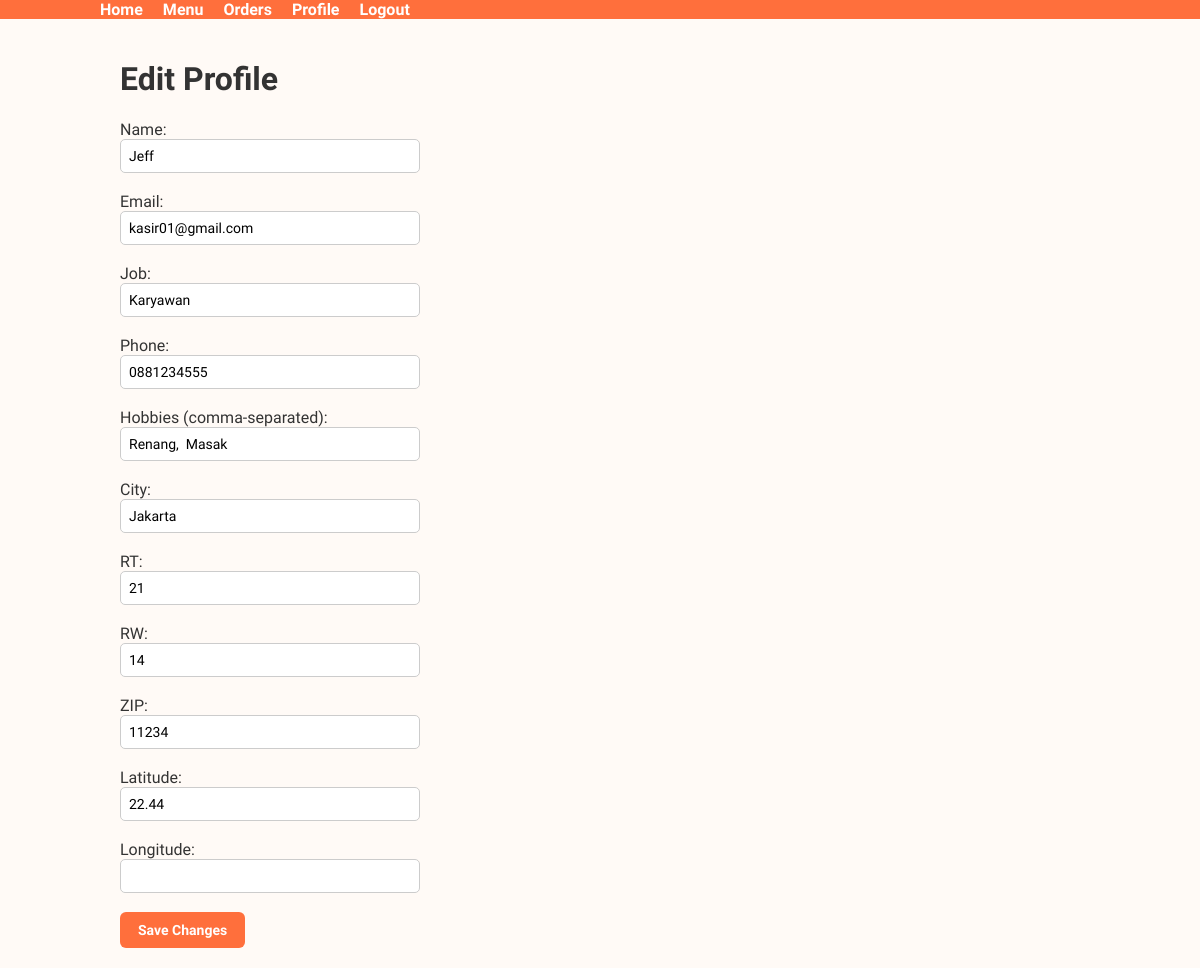
The app's page /edit_profile (signed in) with its own data.
### tables this page shows
CREATE TABLE users (
            id INTEGER PRIMARY KEY AUTOINCREMENT,
            user_id TEXT NOT NULL UNIQUE,          
            password TEXT NOT NULL,  
            email TEXT NOT NULL UNIQUE,
            name TEXT NOT NULL,
            gender TEXT NOT NULL,
            age INTEGER NOT NULL,
            job TEXT,
            hobby TEXT,
            city TEXT,
            rt TEXT,
            rw TEXT,
            zip TEXT,
            latitude TEXT,
            longitude TEXT,
            phone TEXT
        );

### app.py (the view, shortened to what this page needs)
@app.route("/edit_profile", methods=["GET","POST"])
def edit_profile():
    if "user_id" not in session:
        return redirect(url_for("login"))
    user_id = session["user_id"]
    user = get_user_by_userid(user_id)
    msg = None
    return render_template("edit_profile.html", user=user, msg=msg)

### user_database_sqlite.py (called while the page is built)
def get_user_by_userid(user_id):
    with engine.connect() as conn:
        user = conn.execute(
            text("""
            SELECT * FROM users
            WHERE user_id=:user_id
            """),
            {"user_id":user_id}
        ).mappings().first()
    if user:
        user = dict(user)
        user.pop("password", None)
    return user

### templates/edit_profile.html (shortened to what this page needs)
{% extends "base.html" %}
{% block content %}
<h1>Edit Profile</h1>
<form method="post">
    Name: <br>
    <input name="name" value="{{ user.name }}"><br><br>
    Email: <br>
    <input name="email" value="{{ user.email }}"><br><br>
    Job: <br>
    <input name="job" value="{{ user.job }}"><br><br>
    Phone: <br>
    <input name="phone" value="{{ user.phone }}"><br><br>
    Hobbies (comma-separated): <br>
    <input type="text" name="hobby" value="{{ user.hobby | default('') | replace(',', ', ') }}"><br><br>
    City: <br>
    <input name="city" value="{{ user.city }}"><br><br>
    RT: <br>
    <input name="rt" value="{{ user.rt }}"><br><br>
    RW: <br>
    <input name="rw" value="{{ user.rw }}"><br><br>
    ZIP: <br>
    <input name="zip" value="{{ user.zip }}"><br><br>
    Latitude: <br>
    <input name="latitude" value="{{ user.latitude }}"><br><br>
    Longitude: <br>
    <input name="longitude" value="{{ user.longidute }}"><br><br>
    <button type="submit">Save Changes</button>
</form>
{% endblock %}

### static/style.css (style rules this page uses)
*, *::before, *::after { box-sizing: border-box; font-family: "Roboto Condensed", system-ui, -apple-system, BlinkMacSystemFont, sans-serif; }
body { margin: 0; background-color: #fffaf6; color: #333; }
button, input[type="submit"] { background-color: #ff6f3c; color: white; border: none; padding: 10px 18px; border-radius: 6px; font-size: 14px; font-weight: 600; cursor: pointer; transition: background-color 0.25s ease; }
input, select, textarea { width: 300px; padding: 8px; border: 1px solid #ccc; border-radius: 5px; font-size: 14px; box-sizing: border-box; }

### records on screen
users: name "Jeff", email "kasir01@gmail.com", job "Karyawan", phone "0881234555", hobby "Renang, Masak", city "Jakarta", rt "21", rw "14", zip "11234", latitude "22.44"
